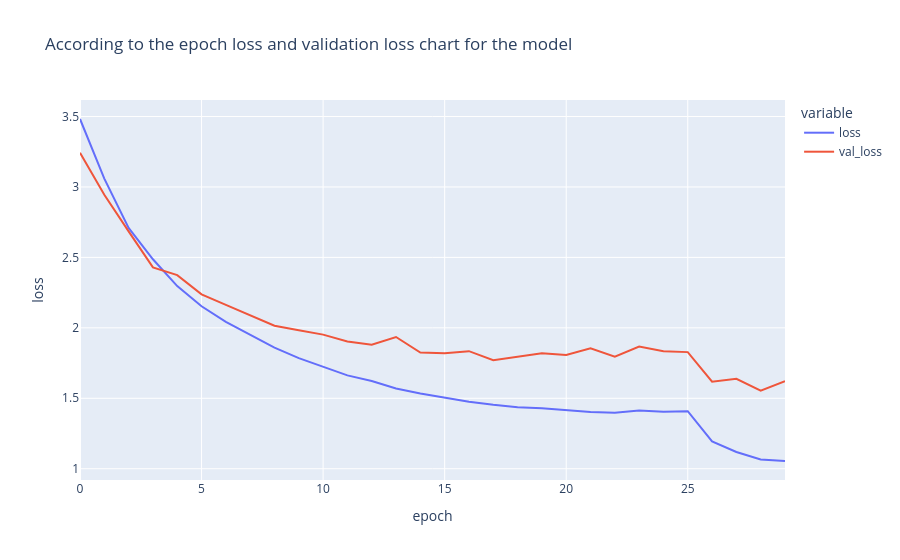

The cell this chart's notebook holds for it:
### Code cell
fig=px.line(history.history,y=['loss','val_loss'],
           labels={'index':'epoch','value':'loss'},
           title=f'According to the epoch loss and validation loss chart for the model')
fig.show()

### Figure 1 — Plotly figure (JSON) as saved in the notebook; plotly's stock layout.template omitted (floating-point values rounded to 4 significant figures)
{"data": [{"hovertemplate": "variable=loss<br>epoch=%{x}<br>loss=%{y}<extra></extra>", "legendgroup": "loss", "line": {"color": "#636efa", "dash": "solid"}, "marker": {"symbol": "circle"}, "mode": "lines", "name": "loss", "orientation": "v", "showlegend": true, "type": "scatter", "x": [0, 1, 2, 3, 4, 5, 6, 7, 8, 9, 10, 11, 12, 13, 14, 15, 16, 17, 18, 19, 20, 21, 22, 23, 24, 25, 26, 27, 28, 29], "xaxis": "x", "y": [3.482, 3.059, 2.709, 2.487, 2.296, 2.153, 2.043, 1.949, 1.86, 1.785, 1.722, 1.663, 1.622, 1.57, 1.534, 1.503, 1.476, 1.454, 1.437, 1.429, 1.416, 1.402, 1.398, 1.413, 1.405, 1.409, 1.194, 1.119, 1.066, 1.055], "yaxis": "y"}, {"hovertemplate": "variable=val_loss<br>epoch=%{x}<br>loss=%{y}<extra></extra>", "legendgroup": "val_loss", "line": {"color": "#EF553B", "dash": "solid"}, "marker": {"symbol": "circle"}, "mode": "lines", "name": "val_loss", "orientation": "v", "showlegend": true, "type": "scatter", "x": [0, 1, 2, 3, 4, 5, 6, 7, 8, 9, 10, 11, 12, 13, 14, 15, 16, 17, 18, 19, 20, 21, 22, 23, 24, 25, 26, 27, 28, 29], "xaxis": "x", "y": [3.243, 2.945, 2.685, 2.429, 2.374, 2.238, 2.163, 2.09, 2.015, 1.983, 1.952, 1.903, 1.88, 1.935, 1.825, 1.819, 1.835, 1.771, 1.796, 1.819, 1.807, 1.855, 1.796, 1.868, 1.833, 1.828, 1.618, 1.639, 1.554, 1.621], "yaxis": "y"}], "layout": {"legend": {"title": {"text": "variable"}, "tracegroupgap": 0}, "title": {"text": "According to the epoch loss and validation loss chart for the model"}, "xaxis": {"anchor": "y", "domain": [0, 1], "title": {"text": "epoch"}}, "yaxis": {"anchor": "x", "domain": [0, 1], "title": {"text": "loss"}}}}
